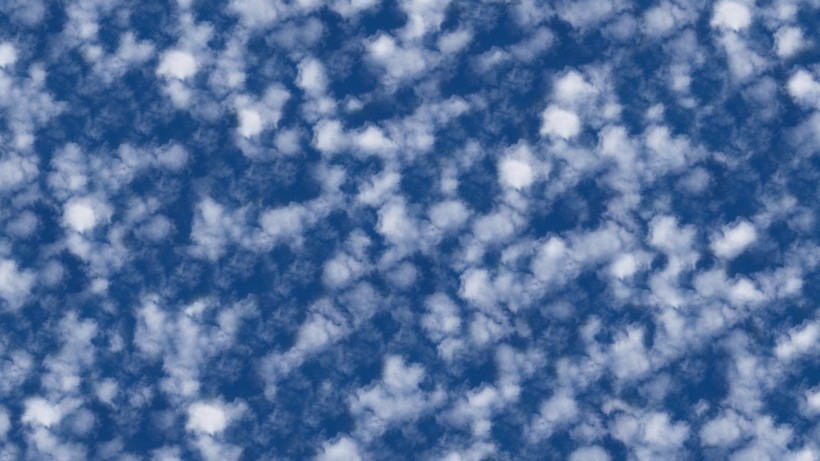
#> input picture LBP/EX1/data/cloud/1.png, 820 x 461 px; its folder holds only this picture in this run
$ python LBP.py
#> lines starting #> are read from the running program, lines starting #| are printed output that depends on the picture
import numpy as np
from pathlib import Path
from matplotlib import pyplot as plt
from collections import Counter
from PIL import Image
from liblocal.lbp_cy import LBPfunc_cython, compute_lbp_hist
from skimage import feature


class LBP:
    @staticmethod
    def _read_img(imPath: str, pad: int = 1, mode: str = "reflect") -> np.ndarray:
#> called with imPath = 'EX1/data/cloud/1.png', pad = 1, mode = 'reflect'
        im = Image.open(imPath).convert("L")
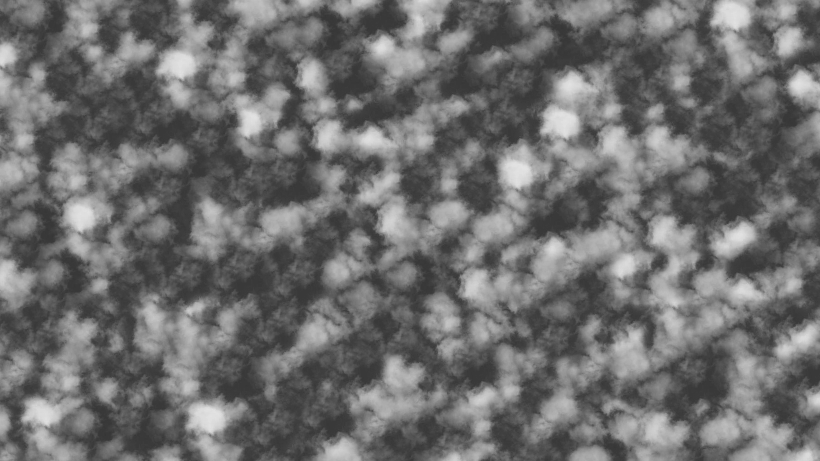
#> im: PIL image 820x461 L; min 53, max 228, mean 110.1
        arr = np.array(im)
        padded = np.pad(arr, pad_width=((pad, pad), (pad, pad)), mode=mode)
        return padded

    # [49 lines left out: functions LBPkernel, __call__, LBPfunc, not called in this run]


class LBPcython:
    # [6 lines left out: function _read_img, not called in this run]

    def __call__(
        self, imPath: str, pad: int = 1, mode: str = "reflect"
    ) -> Counter[int]:
        arr = LBP._read_img(imPath, pad, mode).astype(np.uint8, copy=False)
        hist = compute_lbp_hist(arr)  # ndarray shape=(256,), dtype=int64
        return Counter({i: int(hist[i]) for i in range(256) if hist[i]})


# [8 lines left out: function LBPskimage, not called in this run]


def walk_dir(root_dir: str, out_dir: str = "EX1/outputs"):
    root = Path(root_dir)
    out = Path(out_dir)
    out.mkdir(parents=True, exist_ok=True)

    LBPcyExecutor = LBPcython()
    # LBPcyExecutor = LBP()

    for class_dir in sorted([p for p in root.iterdir() if p.is_dir()]):
        hist_list = []
        img_names = []
        all_codes = set()

        for img_path in sorted(class_dir.iterdir()):
            try:
                res_dict = LBPcyExecutor(str(img_path))  # {code: count}
                if not isinstance(res_dict, dict) or len(res_dict) == 0:
                    print(f"[WARN] 空直方图：{img_path}")
                    continue
                hist_list.append(res_dict)
                img_names.append(img_path.stem)
                all_codes.update(res_dict.keys())
            except Exception as e:
                print(f"[WARN] 处理失败: {img_path} -> {e}")

        if not hist_list:
            print(f"[INFO] 跳过空目录：{class_dir}")
            continue

        codes = sorted(all_codes)  # 所有出现过的 LBP code
        X = []  # 每张图对齐后的频率向量

        for h in hist_list:
            vec = np.array([h.get(c, 0) for c in codes], dtype=np.float64)
            X.append(vec)

        plt.figure(figsize=(10, 6))
        for vec, name in zip(X, img_names):
            plt.plot(codes, vec, linewidth=1.2, alpha=0.85, label=name)

        plt.xlabel("LBP code")
        plt.ylabel("count")
        plt.title(f"LBP feature curves - {class_dir.name}")
        plt.legend(ncol=2, fontsize=9, loc="best")
        plt.tight_layout()

        save_path = out / f"{class_dir.name}_lbp_curves.png"
        plt.savefig(save_path, dpi=160)
        plt.close()
        print(f"[OK] Saved: {save_path}")


if __name__ == "__main__":
    dir = "./EX1/data"
    walk_dir(dir)
#> (the call stopped at in __call__, `hist = compute_lbp_hist(arr)`: liblocal is not available in this run)

$ run again, on LBP/EX1/data/forest/1.png
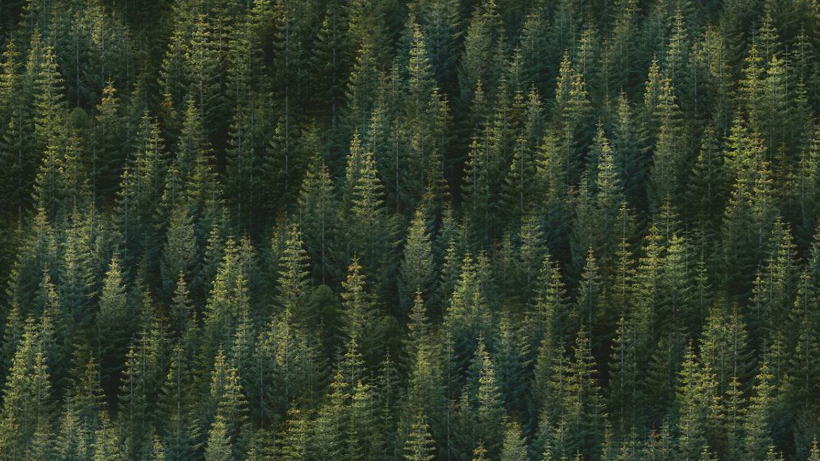
#> input picture LBP/EX1/data/forest/1.png, 820 x 461 px
#> in _read_img, `im = Image.open(imPath).convert("L")`:
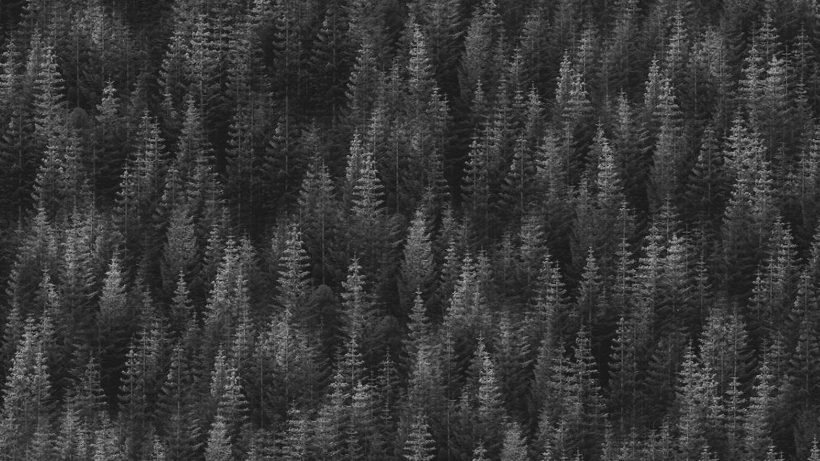
#> im: PIL image 820x461 L; min 14, max 182, mean 55.9

$ run again, on LBP/EX1/data/cloud/2.png
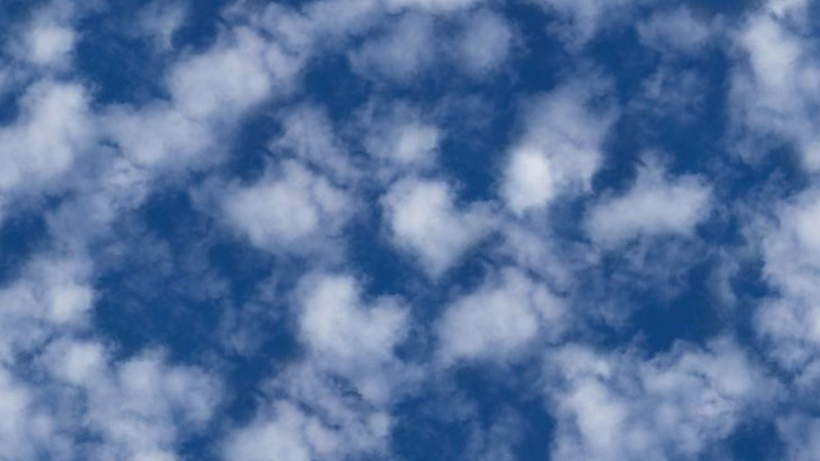
#> input picture LBP/EX1/data/cloud/2.png, 820 x 461 px
#> in _read_img, `im = Image.open(imPath).convert("L")`:
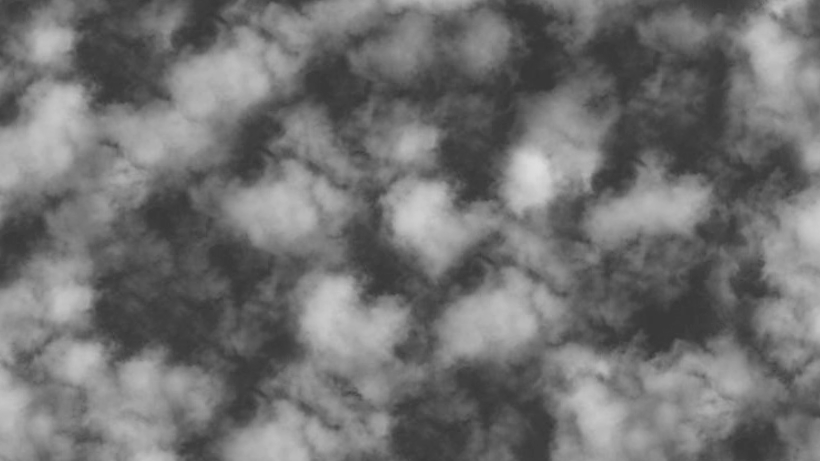
#> im: PIL image 820x461 L; min 54, max 222, mean 113.3

$ run again, on LBP/EX1/data/cloud/3.png
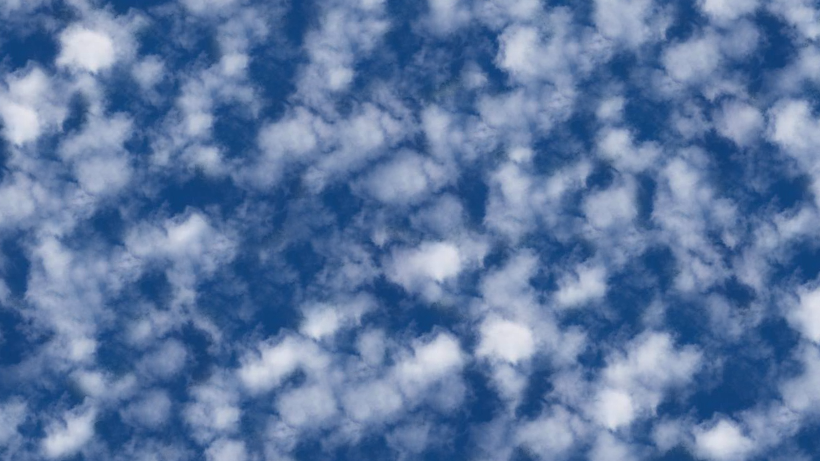
#> input picture LBP/EX1/data/cloud/3.png, 820 x 461 px
#> in _read_img, `im = Image.open(imPath).convert("L")`:
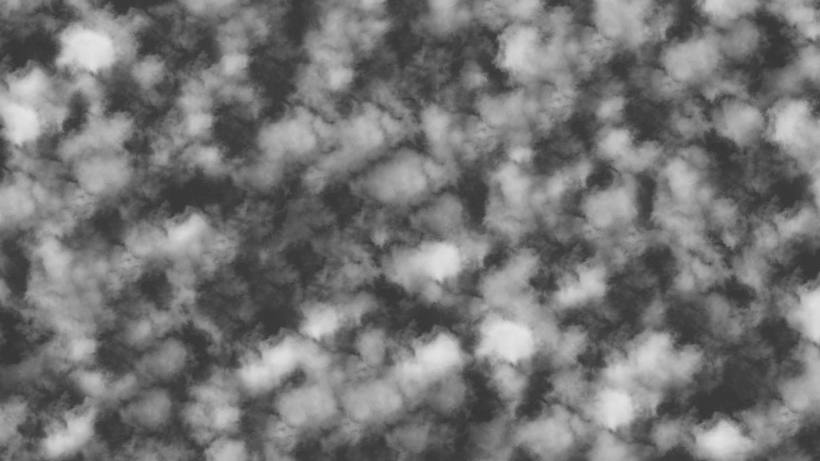
#> im: PIL image 820x461 L; min 53, max 227, mean 116.8
